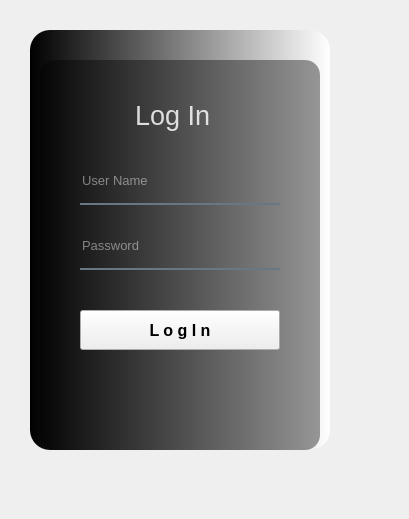
      <widget class="QWidget" name="loginPage">
       <property name="styleSheet">
        <string notr="true"/>
       </property>
       <widget class="QWidget" name="widget_6" native="true">
        <property name="geometry">
         <rect>
          <x>30</x>
          <y>30</y>
          <width>370</width>
          <height>480</height>
         </rect>
        </property>
       </widget>
       <widget class="QLabel" name="label_2">
        <property name="geometry">
         <rect>
          <x>30</x>
          <y>30</y>
          <width>300</width>
          <height>420</height>
         </rect>
        </property>
        <property name="styleSheet">
         <string notr="true">border-image: url(:/images/th1.jpg);
background-color: qlineargradient(spread:pad, x1:0, y1:0, x2:1, y2:0, stop:0 rgba(0, 0, 0, 255), stop:1 rgba(255, 255, 255, 255));
border-radius:20px;
</string>
        </property>
        <property name="text">
         <string/>
        </property>
       </widget>
       <widget class="QLabel" name="label_9">
        <property name="geometry">
         <rect>
          <x>40</x>
          <y>60</y>
          <width>280</width>
          <height>390</height>
         </rect>
        </property>
        <property name="styleSheet">
         <string notr="true">background-color:rgba(0,0,0,100);
border-radius:15px;</string>
        </property>
        <property name="text">
         <string/>
        </property>
       </widget>
       <widget class="QLabel" name="label_10">
        <property name="geometry">
         <rect>
          <x>135</x>
          <y>95</y>
          <width>90</width>
          <height>40</height>
         </rect>
        </property>
        <property name="font">
         <font>
          <pointsize>20</pointsize>
         </font>
        </property>
        <property name="styleSheet">
         <string notr="true">color:rgba(255,255,255,210);</string>
        </property>
        <property name="text">
         <string>Log In</string>
        </property>
       </widget>
       <widget class="QLineEdit" name="userName">
        <property name="geometry">
         <rect>
          <x>80</x>
          <y>165</y>
          <width>200</width>
          <height>40</height>
         </rect>
        </property>
        <property name="font">
         <font>
          <pointsize>10</pointsize>
         </font>
        </property>
        <property name="styleSheet">
         <string notr="true">background-color:rgba(0,0,0,0);
border:none;
border-bottom:2px solid rgba(105,118,132,255);
color:rgba(255,255,255,230);
padding-bottom:7px;</string>
        </property>
        <property name="text">
         <string/>
        </property>
        <property name="placeholderText">
         <string>User Name</string>
        </property>
       </widget>
       <widget class="QLineEdit" name="passCode">
        <property name="geometry">
         <rect>
          <x>80</x>
          <y>230</y>
          <width>200</width>
          <height>40</height>
         </rect>
        </property>
        <property name="font">
         <font>
          <pointsize>10</pointsize>
         </font>
        </property>
        <property name="styleSheet">
         <string notr="true">background-color:rgba(0,0,0,0);
border:none;
border-bottom:2px solid rgba(105,118,132,255);
color:rgba(255,255,255,230);
padding-bottom:7px;</string>
        </property>
        <property name="echoMode">
         <enum>QLineEdit::Password</enum>
        </property>
        <property name="placeholderText">
         <string>Password</string>
        </property>
       </widget>
       <widget class="QPushButton" name="loginBtn">
        <property name="geometry">
         <rect>
          <x>80</x>
          <y>310</y>
          <width>200</width>
          <height>40</height>
         </rect>
        </property>
        <property name="font">
         <font>
          <pointsize>12</pointsize>
          <weight>75</weight>
          <bold>true</bold>
         </font>
        </property>
        <property name="styleSheet">
         <string notr="true"/>
        </property>
        <property name="text">
         <string>L o g I n</string>
        </property>
       </widget>
      </widget>
